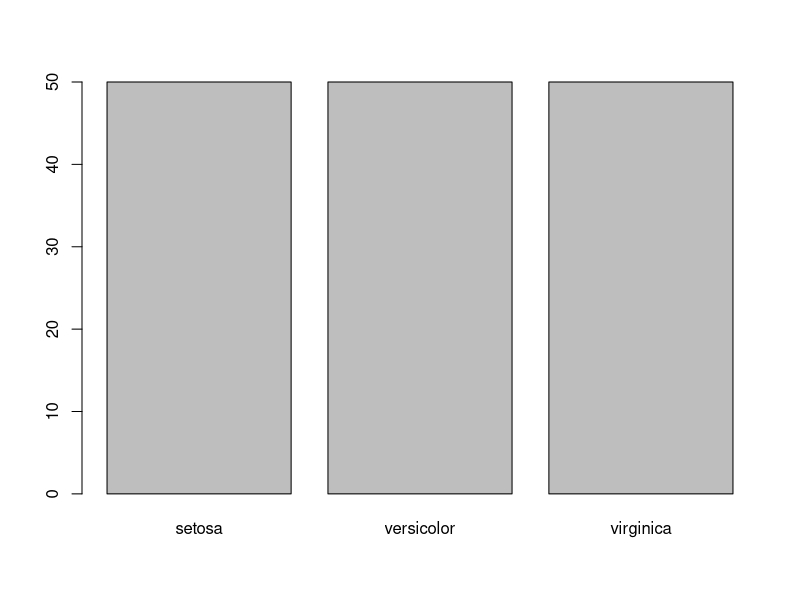
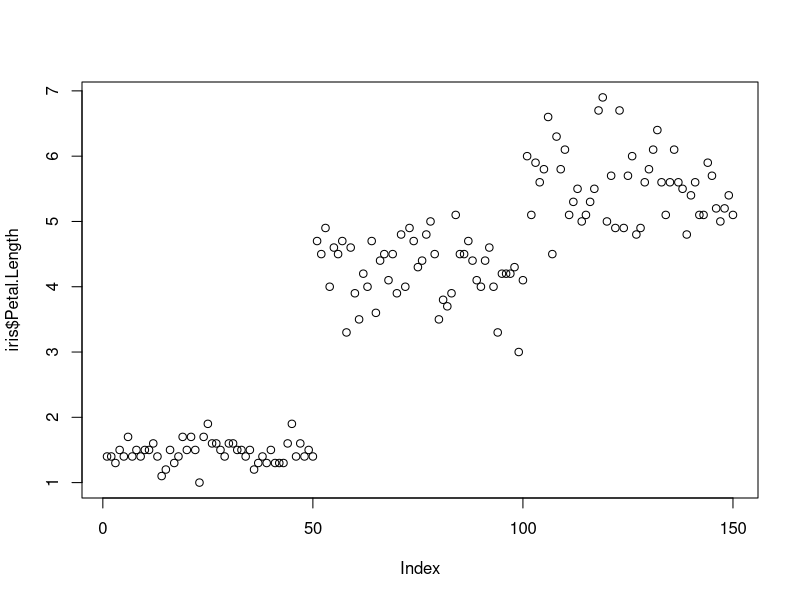
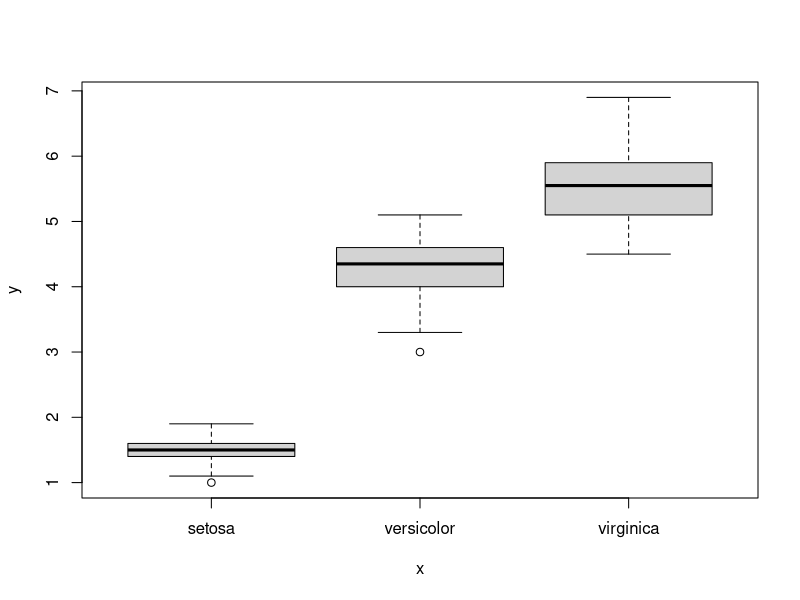
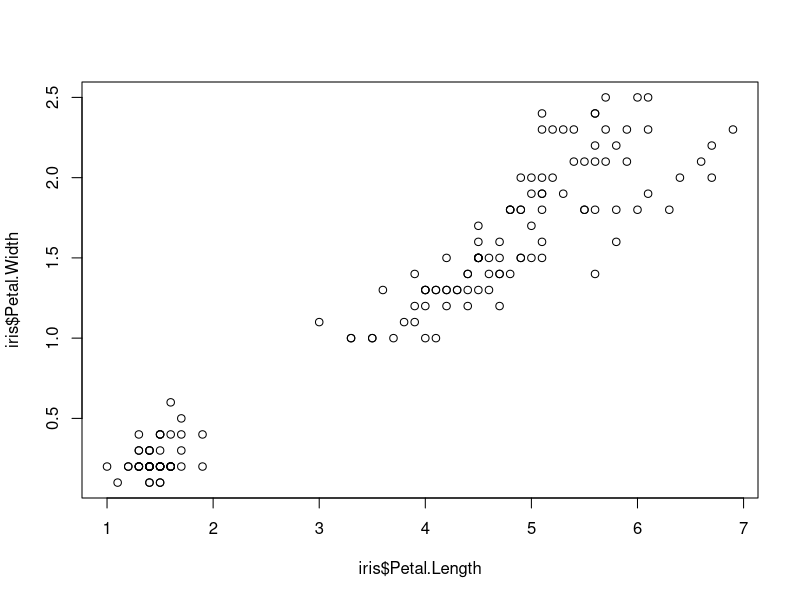
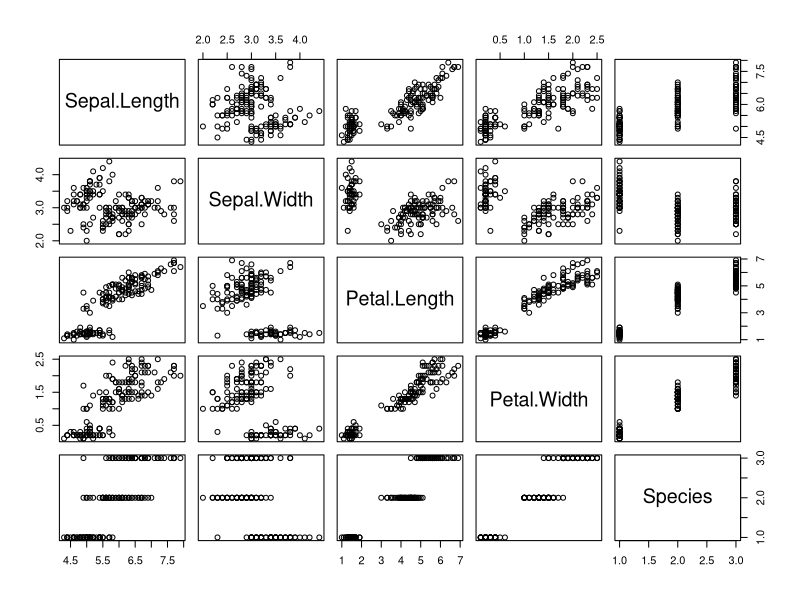
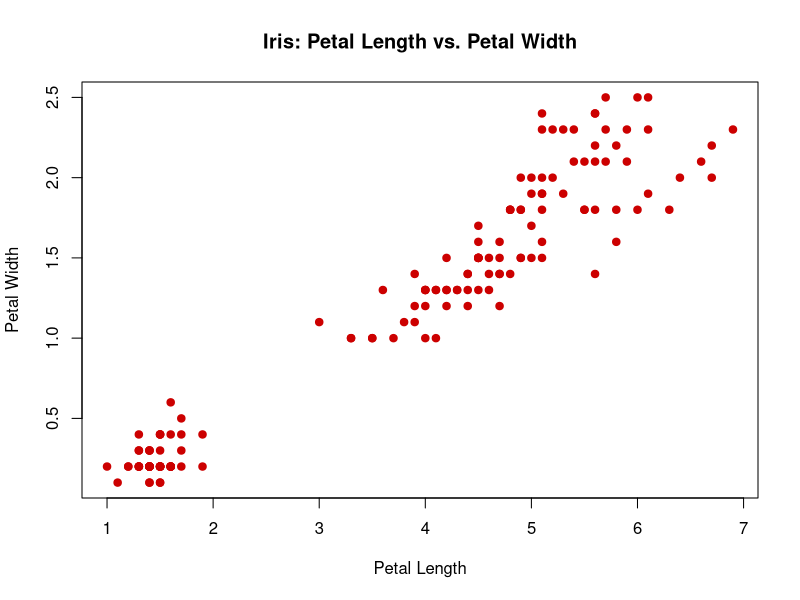
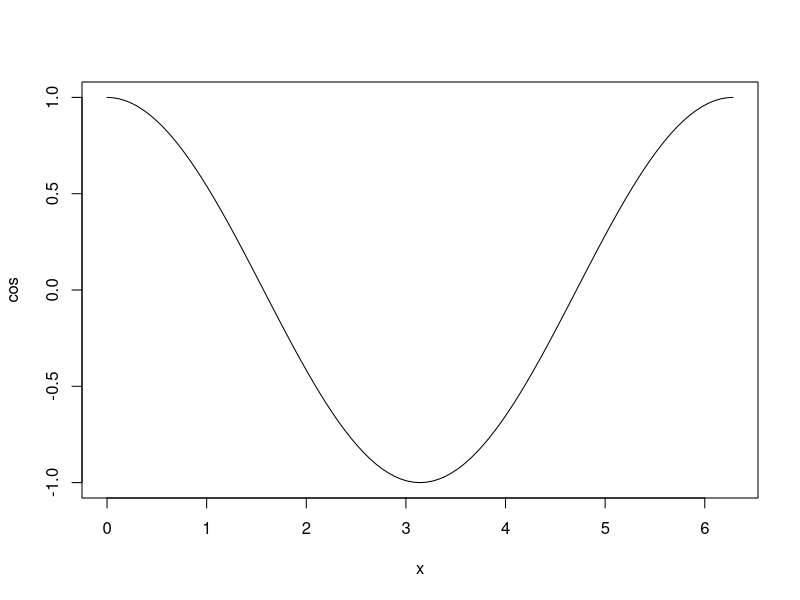
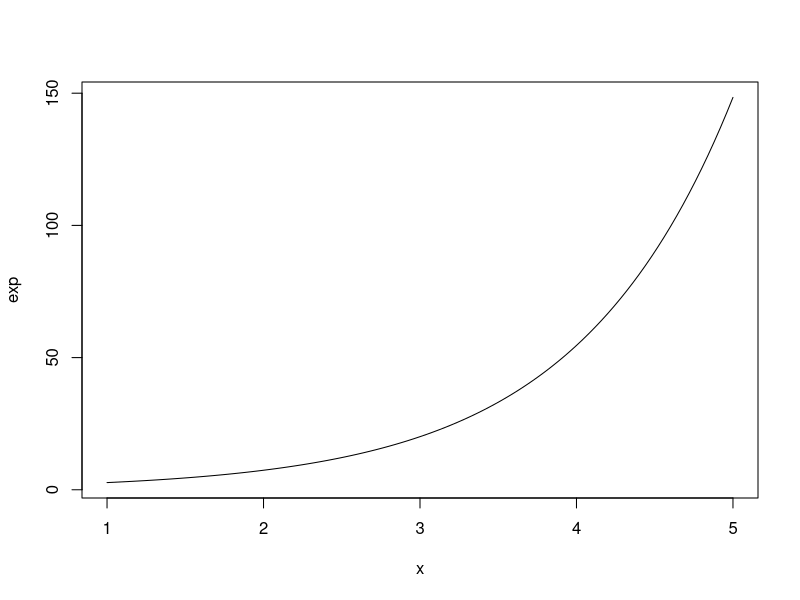

The R source for these figures, in order:
library(datasets)
head(iris)

?plot

plot(iris$Species)
plot(iris$Petal.Length)
plot(iris$Species, iris$Petal.Length)
plot(iris$Petal.Length, iris$Petal.Width)
plot(iris)

plot(iris$Petal.Length, iris$Petal.Width,
     col = "#cc0000",
     pch = 19,
     main = "Iris: Petal Length vs. Petal Width",
     xlab = "Petal Length",
     ylab = "Petal Width")
     

plot(cos, 0, 2*pi)
plot(exp, 1, 5)
plot(dnorm, -3, 3)

plot(dnorm, -3, +3, 
     col = "#cc0000",
     lwd = 5,
     main = "Standard Normal Dist",
     xlab = "z-scores",
     ylab = "Density")

detach("package:datasets", unload = TRUE)
